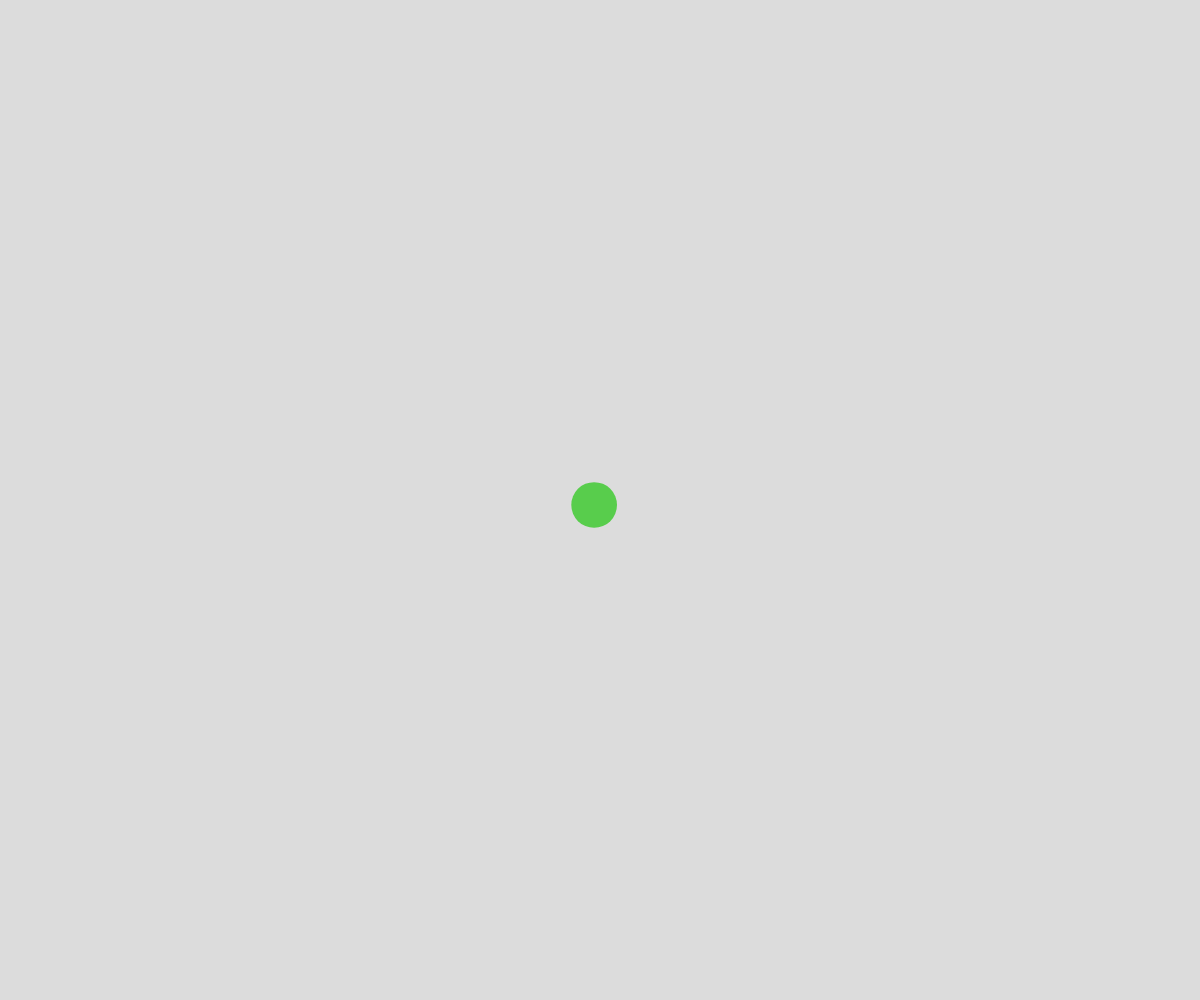
Frame 1 (no input)
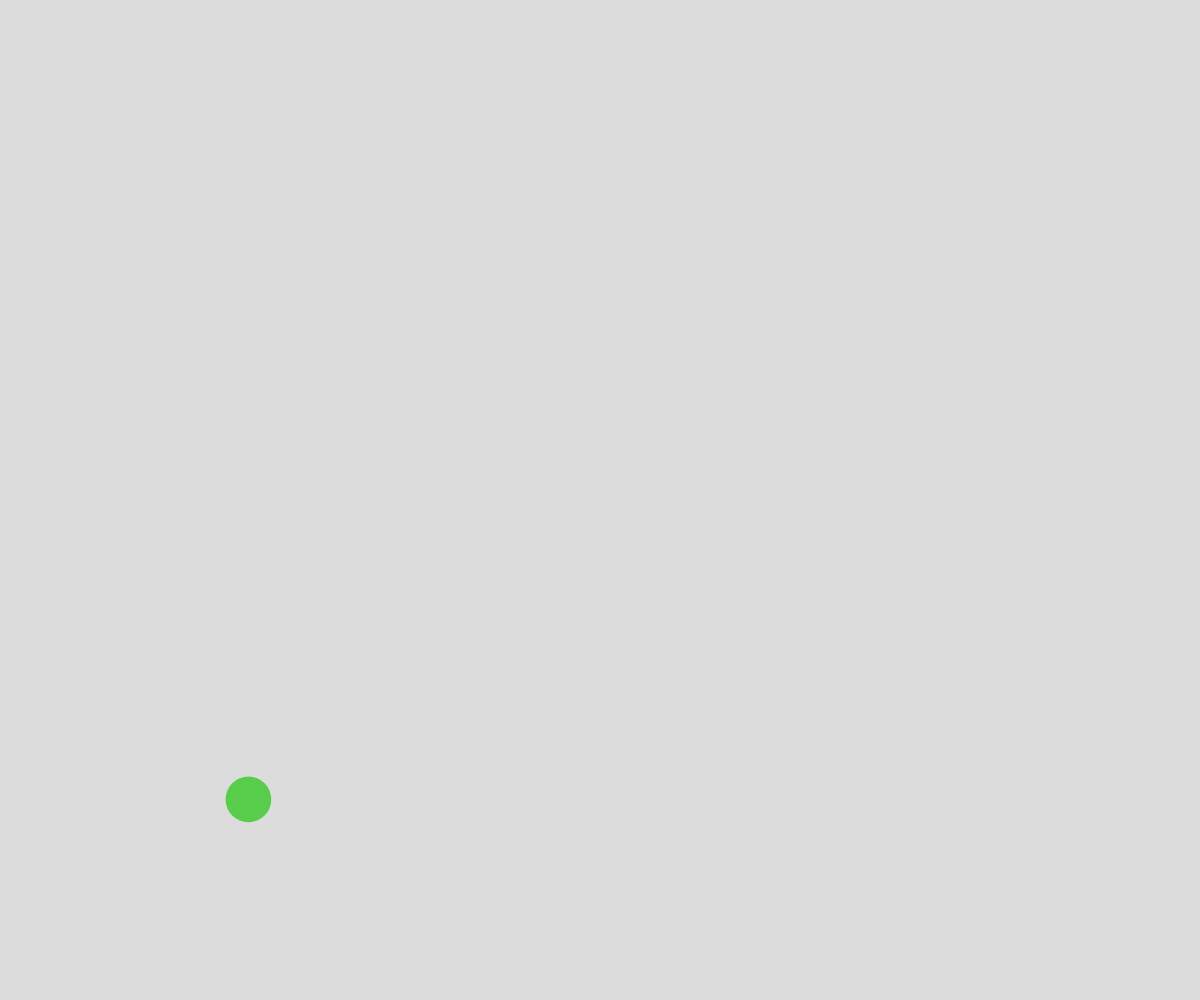
Frame 60 (no input)
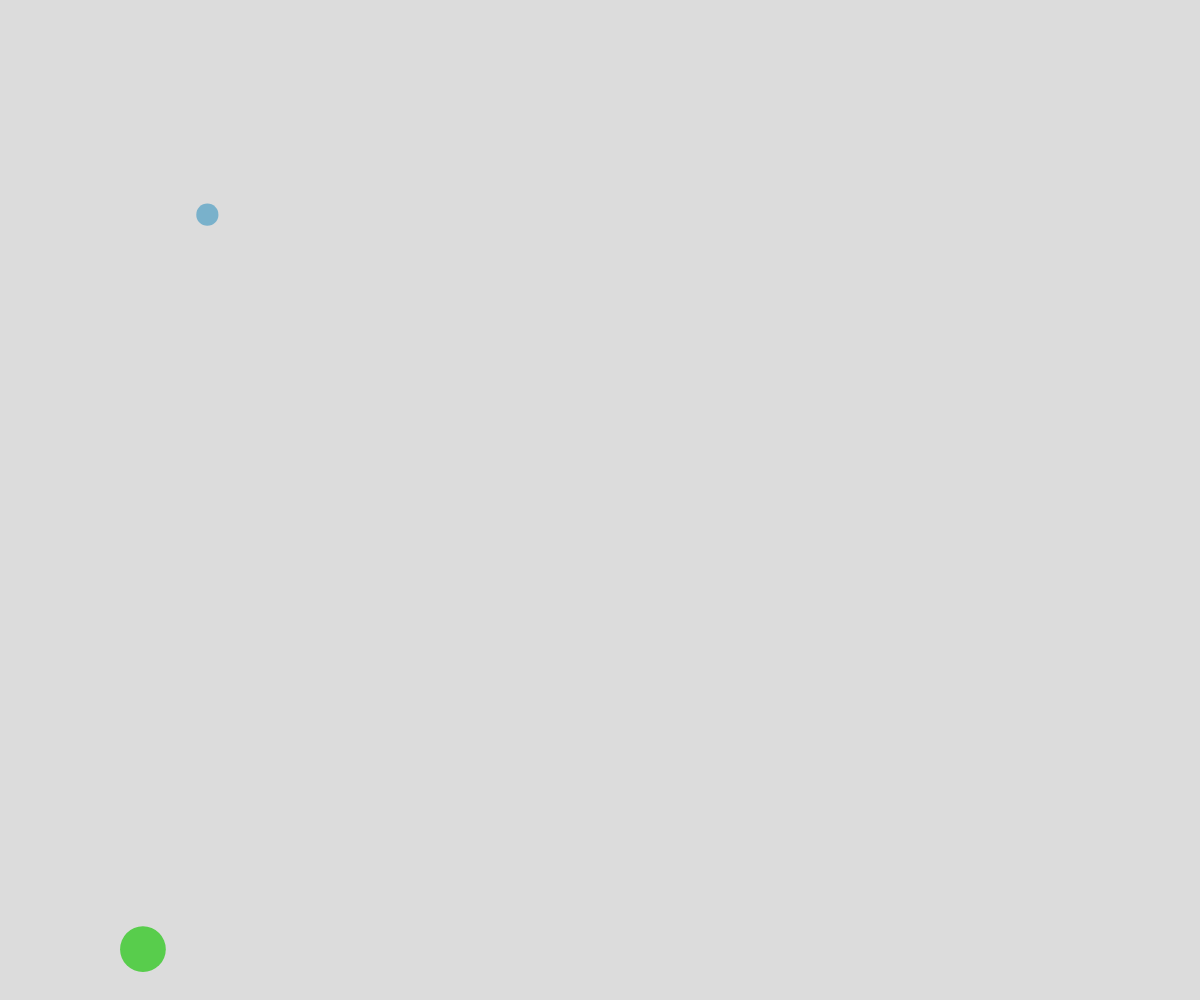
Frame 120 (the mouse pressed at the canvas centre since frame 60)

The p5.js sketch that drew these frames (run headless with seeded random() and noise() and a simulated clock; from frame 60 on, the mouse is pressed at the canvas centre):

// p5.js sketch
// ── sketch.js

class Ball{
  constructor(x, y){
    this.x = x;
    this.y = y;
    this.radius = random(5, 30);
    this.dx = random(-10, 10);
    this.dy = random(-10, 10);
    this.r = random(255);
    this.g = random(255);
    this.b = random(255);
  }
  move(){
    this.x += this.dx;
    this.y += this.dy;
    if(this.y - this.radius < 0 || this.y - this.radius > height){
      this.dy *= -1;
    }
    if(this.x - this.radius < 0 || this.x - this.radius > width){
      this.dx *= -1;
    }
  }
  display(){
    fill(this.r, this.g, this.b);
    circle(this.x, this.y, this.radius*2);
  }
  bounceOff(otherBall){
    let radiSum = this.radius + otherBall.radius;
    let distApart = dist(this.x, this.y, otherBall.x, otherBall.y);
    if(radiSum > distApart){
      let tempX = this.dx;
      let tempY = this.dy;
      this.dx = otherBall.dx;
      this.dy = otherBall.dy;
    }
  }
}
let ballArray = [];

function setup() {
  createCanvas(windowWidth, windowHeight);
  noStroke();

  let theBall = new Ball(width/2, height/2);
  ballArray.push(theBall);
}

function draw() {
  background(220);
  for(let someBall of ballArray){
    someBall.move();
    for(let otherBall of ballArray){
      if(someBall !== otherBall){
        someBall.bounceOff(otherBall)
      }
    }
    someBall.display();
  }
}
function mousePressed(){
  let theBall = new Ball(mouseX, mouseY);
  ballArray.push(theBall);
}
